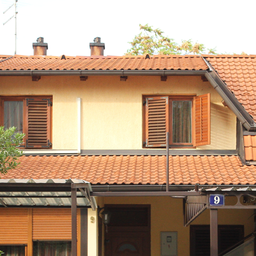
#> input picture Baseline/Input/003_F.png, 256 x 256 px, shrunk from 512 x 512 before the run, found by its file name
$ python main.py
#> lines starting #> are read from the running program, lines starting #| are printed output that depends on the picture; after the words box and inside, x2 and y2 are one past the last pixel; in counts of white or black regions, pixels touching at a corner belong together
### SimpleApproach/DetectionCMF.py
import cv2
import numpy as np
from math import sqrt

class DetectionCMF:

    def __init__(self, img, height, width, blocksize,oklid_threshold,
                 correlation_threshold,vec_len_threshold,num_ofvector_threshold):
        self.img = img
        self.height=height
        self.width=width
        self.blocksize = blocksize
        self.oklid_threshold = oklid_threshold
        self.correlation_threshold = correlation_threshold
        self.vec_len_threshold = vec_len_threshold
        self.num_ofvector_threshold = num_ofvector_threshold

        self.block_vector=[]
        self.sizeof_vector=16;
        self.hough_space = (self.height, self.width,2)
        self.hough_space = np.zeros(self.hough_space)
        self.shiftvector=[]


    def detect_forgery(self):

        self.dct_of_img()
        self.lex_sort_vector()
        self.measure_correlation()

        max=-1
        for i in range(self.height):
            for j in range(self.width):
                for h in range(2):
                    if(self.hough_space[i][j][h]) > max:
                        max = self.hough_space[i][j][h]
        for i in range(self.height):
            for j in range(self.width):
                self.img[i][j]=0

        for i in range(self.height):
            for j in range(self.width):
                for h in range(2):
                    if (self.hough_space[i][j][h]) >= (max - (max*self.num_ofvector_threshold/100)):
                        for k in range(len(self.shiftvector)):
                            if (self.shiftvector[k][0]==j and self.shiftvector[k][1]==i and self.shiftvector[k][2]==h):
                                cv2.rectangle(self.img,(self.shiftvector[k][3], self.shiftvector[k][4]),
                                              (self.shiftvector[k][3]+self.blocksize, self.shiftvector[k][4]+self.blocksize), (255), -1)
                                cv2.rectangle(self.img, (self.shiftvector[k][5], self.shiftvector[k][6]),
                                              (self.shiftvector[k][5] + self.blocksize, self.shiftvector[k][6] + self.blocksize), (255), -1)
        return  self.img


    def dct_of_img(self):

        for r in range(0, self.height-self.blocksize, 1):
            for c in range(0, self.width-self.blocksize,1):

                block = self.img[r:r + self.blocksize, c:c + self.blocksize]
                imf = np.float32(block)
                dct = cv2.dct(imf)

                QUANTIZATION_MAT_90 = np.array([[3, 2, 2, 3, 5, 8, 10, 12], [2, 2, 3, 4, 5, 12, 12, 11],
                                               [3, 3, 3, 5 ,8, 11, 14, 11], [3, 3, 4, 6, 10, 17, 16, 12],
                                               [4, 4, 7, 11, 14, 22, 21, 15], [5, 7, 11, 13, 16, 12, 23, 18],
                                               [10, 13, 16, 17, 21, 24, 24, 21], [14, 18, 19, 20, 22, 20, 20, 20]])

                dct= np.round(np.divide(dct, QUANTIZATION_MAT_90)).astype(int)
                dct = (dct/4).astype(int)
                self.significant_part_extraction(self.ZZ(dct),c,r)


    def ZZ(self,matrix):
        vector = []
        n = len(matrix) - 1
        i = 0
        j = 0

        for _ in range(n * 2):
            vector.append(matrix[i][j])

            if j == n:   # right border
                i += 1     # shift
                while i != n:   # diagonal passage
                    vector.append(matrix[i][j])
                    i += 1
                    j -= 1
            elif i == 0:  # top border
                j += 1
                while j != 0:
                    vector.append(matrix[i][j])
                    i += 1
                    j -= 1
            elif i == n:   # bottom border
                j += 1
                while j != n:
                    vector.append(matrix[i][j])
                    i -= 1
                    j += 1
            elif j == 0:   # left border
                i += 1
                while i != 0:
                    vector.append(matrix[i][j])
                    i -= 1
                    j += 1

        vector.append(matrix[i][j])

        return vector

    def significant_part_extraction(self,vector,x,y):

        # 1x64 boyutundaki vectorden sadece alcak freans yani anlamli kismini cikarmak icin belirlenen(16) degere kadar del islemi yapilir.
        del vector[self.sizeof_vector:(self.blocksize*self.blocksize)]
        vector.append(x)  # blogun baslangıc kordinatının x noktası vektorun sonuna ekleniyor
        vector.append(y)  # aynı sekilde y noktası ekleniyor
        # her block sonucunu vector listemize atiyoruz.
        self.block_vector.append(vector)


    def lex_sort_vector(self,):
        self.block_vector=np.array(self.block_vector)
        self.block_vector= self.block_vector[np.lexsort(np.rot90(self.block_vector)[2:(self.sizeof_vector + 1) + 2 , :])]

    def measure_correlation(self):

        for i in range(len(self.block_vector)):
            if(i+self.correlation_threshold >= len(self.block_vector)):
                self.correlation_threshold -=1
                #vektorleri asagiya dogru belirlenen esik kadar oklid benzerliklerine gore inceliyoruz.
            for j in range(i+1, i + self.correlation_threshold + 1):
                if(self.oklid(self.block_vector[i], self.block_vector[j], self.sizeof_vector) <= self.oklid_threshold):
                    v1=[]
                    v2=[]
                    v1.append(int(self.block_vector[i][-2])) #x1
                    v1.append(int(self.block_vector[i][-1])) #y1
                    v2.append(int(self.block_vector[j][-2])) #x2
                    v2.append(int(self.block_vector[j][-1])) #y2
                    self.elimination_of_weak_vectors(v1,v2,2)


    def elimination_of_weak_vectors(self,vector1,vector2,size):
        if(self.oklid(vector1,vector2,size) >= self.vec_len_threshold):
            self.elimination_of_weak_area(vector1,vector2)

    def elimination_of_weak_area(self,vector1,vector2):
        c = abs(vector2[0]-vector1[0])
        r = abs(vector2[1]-vector1[1])
        if (vector2[0]>=vector1[0]):
            if(vector2[1]>=vector1[1]):
                z = 0
            else:
                z = 1

        if (vector1[0] > vector2[0]):
            if (vector1[1] >= vector2[1]):

                z = 0
            else:
                z = 1
        self.hough_space[r][c][z] +=1
        vector=[]
        vector.append(c)
        vector.append(r)
        vector.append(z)
        vector.append(vector1[0])
        vector.append(vector1[1])
        vector.append(vector2[0])
        vector.append(vector2[1])
        self.shiftvector.append(vector)


    def oklid(self,vector1,vector2,size):
        sum=0
        for i in range(size):
            sum += (vector2[i]-vector1[i])**2
        return sqrt(sum)

### SimpleApproach/main.py
import cv2
from SimpleApproach.DetectionCMF import DetectionCMF
import matplotlib.pyplot as plt

if __name__ == '__main__':
    img = cv2.imread("./003_F.png" ,0)
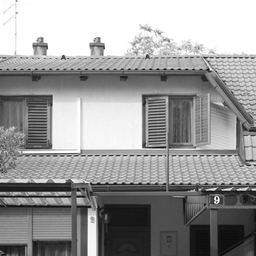
#> img: shape (256, 256); min 10, max 255, mean 153.8
    height, width= img.shape
#> height = 256; width = 256
    asd = DetectionCMF(img, height, width, 8,3.5,8,100,5)
    image = asd.detect_forgery()
#> after the loop in detect_forgery, `for i in range(self.height):`: self.img: shape (256, 256); every value is 0
#> after the loop in detect_forgery, `for i in range(self.height):`:
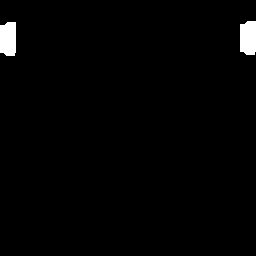
#> self.img: shape (256, 256); 1.6% white; 2 white regions, box (x1, y1, x2, y2) and area: (240, 21, 256, 55) 508, (0, 22, 16, 56) 508
    plt.imshow(image)
    plt.show()
